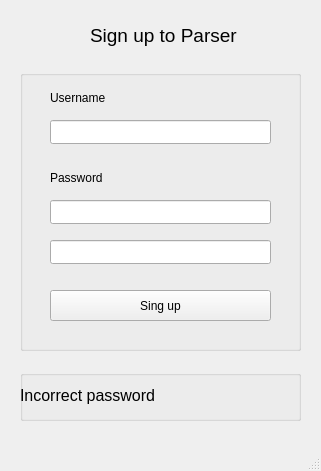
<?xml version="1.0" encoding="UTF-8"?>
<ui version="4.0">
 <class>Singup</class>
 <widget class="QMainWindow" name="Singup">
  <property name="geometry">
   <rect>
    <x>0</x>
    <y>0</y>
    <width>321</width>
    <height>471</height>
   </rect>
  </property>
  <property name="windowTitle">
   <string>MainWindow</string>
  </property>
  <widget class="QWidget" name="centralwidget">
   <widget class="QLineEdit" name="lineEdit_3">
    <property name="geometry">
     <rect>
      <x>50</x>
      <y>200</y>
      <width>221</width>
      <height>24</height>
     </rect>
    </property>
   </widget>
   <widget class="QLineEdit" name="lineEdit_2">
    <property name="geometry">
     <rect>
      <x>50</x>
      <y>120</y>
      <width>221</width>
      <height>24</height>
     </rect>
    </property>
   </widget>
   <widget class="QLabel" name="label">
    <property name="geometry">
     <rect>
      <x>50</x>
      <y>90</y>
      <width>101</width>
      <height>16</height>
     </rect>
    </property>
    <property name="text">
     <string>Username</string>
    </property>
   </widget>
   <widget class="QGroupBox" name="groupBox">
    <property name="geometry">
     <rect>
      <x>20</x>
      <y>70</y>
      <width>281</width>
      <height>281</height>
     </rect>
    </property>
    <property name="title">
     <string/>
    </property>
    <widget class="QLineEdit" name="lineEdit">
     <property name="geometry">
      <rect>
       <x>30</x>
       <y>170</y>
       <width>221</width>
       <height>24</height>
      </rect>
     </property>
    </widget>
    <widget class="QPushButton" name="pushButton">
     <property name="geometry">
      <rect>
       <x>30</x>
       <y>220</y>
       <width>221</width>
       <height>31</height>
      </rect>
     </property>
     <property name="text">
      <string>Sing up</string>
     </property>
    </widget>
   </widget>
   <widget class="QLabel" name="label_3">
    <property name="geometry">
     <rect>
      <x>90</x>
      <y>10</y>
      <width>161</width>
      <height>51</height>
     </rect>
    </property>
    <property name="font">
     <font>
      <pointsize>14</pointsize>
      <bold>false</bold>
     </font>
    </property>
    <property name="text">
     <string>Sign up to Parser</string>
    </property>
   </widget>
   <widget class="QGroupBox" name="groupBox_3">
    <property name="geometry">
     <rect>
      <x>20</x>
      <y>370</y>
      <width>281</width>
      <height>51</height>
     </rect>
    </property>
    <property name="title">
     <string/>
    </property>
    <widget class="QLabel" name="label_6">
     <property name="geometry">
      <rect>
       <x>0</x>
       <y>0</y>
       <width>281</width>
       <height>51</height>
      </rect>
     </property>
     <property name="font">
      <font>
       <pointsize>12</pointsize>
      </font>
     </property>
     <property name="text">
      <string>Incorrect password</string>
     </property>
    </widget>
   </widget>
   <widget class="QLabel" name="label_2">
    <property name="geometry">
     <rect>
      <x>50</x>
      <y>170</y>
      <width>91</width>
      <height>16</height>
     </rect>
    </property>
    <property name="text">
     <string>Password</string>
    </property>
   </widget>
   <zorder>groupBox</zorder>
   <zorder>lineEdit_3</zorder>
   <zorder>lineEdit_2</zorder>
   <zorder>label</zorder>
   <zorder>label_3</zorder>
   <zorder>groupBox_3</zorder>
   <zorder>label_2</zorder>
  </widget>
  <widget class="QMenuBar" name="menubar">
   <property name="geometry">
    <rect>
     <x>0</x>
     <y>0</y>
     <width>321</width>
     <height>21</height>
    </rect>
   </property>
  </widget>
  <widget class="QStatusBar" name="statusbar"/>
 </widget>
 <resources/>
 <connections/>
</ui>
